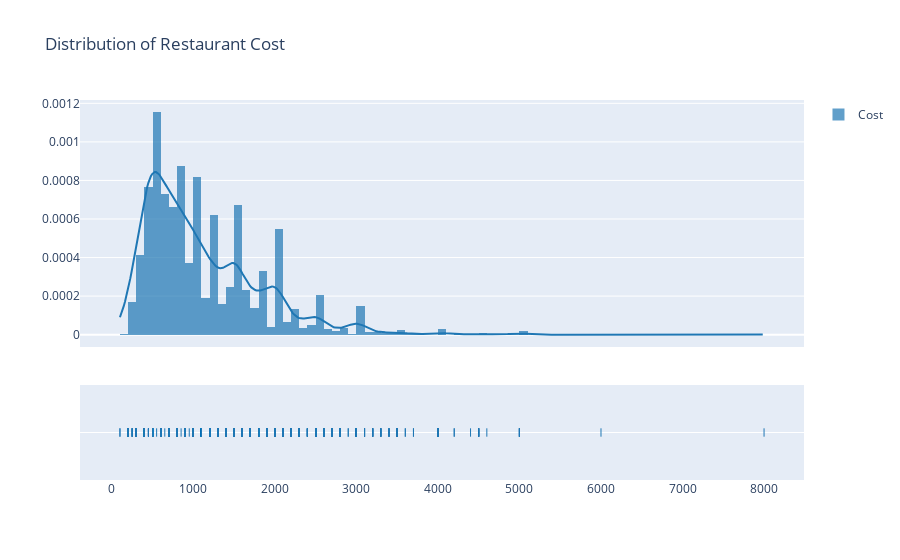

Notebook code for this chart:
### Code cell
fig = ff.create_distplot([df.Cost],['Cost'], bin_size = 100)
fig.update_layout(title_text='Distribution of Restaurant Cost')

### Figure 1 — Plotly figure (JSON) as saved in the notebook; plotly's stock layout.template omitted (floating-point values rounded to 4 significant figures; data arrays with more than 128 entries replaced by an {"elided": "..."} marker saying what was removed)
{"data": [{"autobinx": false, "histnorm": "probability density", "legendgroup": "Cost", "marker": {"color": "rgb(31, 119, 180)"}, "name": "Cost", "opacity": 0.7, "type": "histogram", "x": {"elided": "6591 int values"}, "xaxis": "x", "xbins": {"end": 8000, "size": 100, "start": 100}, "yaxis": "y"}, {"legendgroup": "Cost", "marker": {"color": "rgb(31, 119, 180)"}, "mode": "lines", "name": "Cost", "showlegend": false, "type": "scatter", "x": {"elided": "500 float values"}, "xaxis": "x", "y": {"elided": "500 float values"}, "yaxis": "y"}, {"legendgroup": "Cost", "marker": {"color": "rgb(31, 119, 180)", "symbol": "line-ns-open"}, "mode": "markers", "name": "Cost", "showlegend": false, "type": "scatter", "x": {"elided": "6591 int values"}, "xaxis": "x", "y": {"elided": "6591 str values"}, "yaxis": "y2"}], "layout": {"barmode": "overlay", "hovermode": "closest", "legend": {"traceorder": "reversed"}, "title": {"text": "Distribution of Restaurant Cost"}, "xaxis": {"anchor": "y2", "domain": [0, 1], "zeroline": false}, "yaxis": {"anchor": "free", "domain": [0.35, 1], "position": 0}, "yaxis2": {"anchor": "x", "domain": [0, 0.25], "dtick": 1, "showticklabels": false}}}
